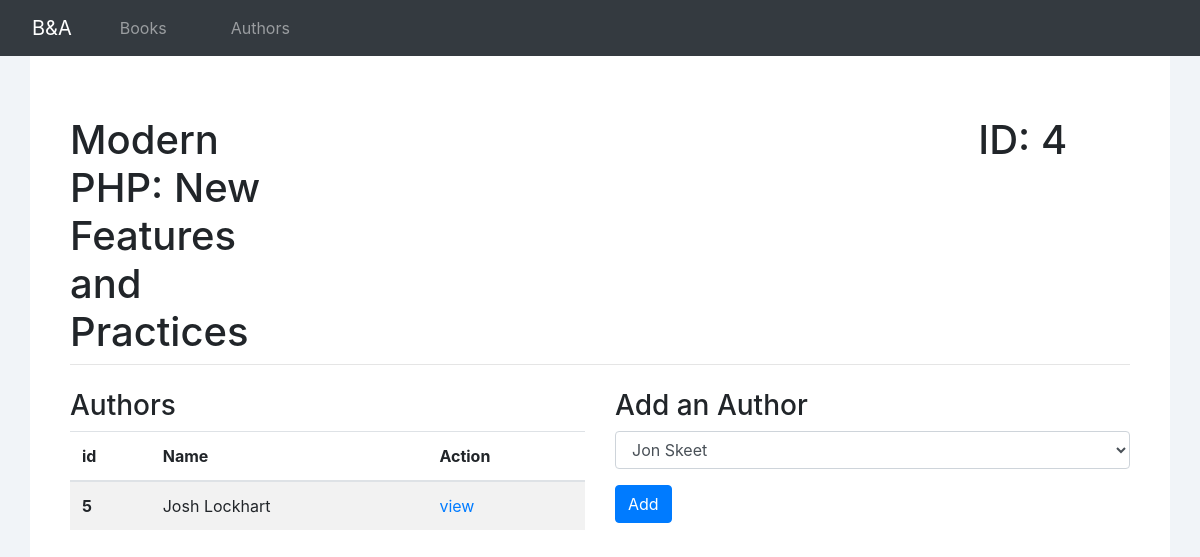
The app's page /books/4 with its own data.
### books_authors_app/models.py (models this page shows, shortened)
class Book(models.Model):
    title = models.CharField(max_length=255)
    description = models.TextField()
    created_at = models.DateTimeField(auto_now_add=True)
    updated_at = models.DateTimeField(auto_now=True)

class Author(models.Model):
    first_name = models.CharField(max_length=45)
    last_name = models.TextField()
    books = models.ManyToManyField(Book, related_name="authors")
    created_at = models.DateTimeField(auto_now_add=True)
    updated_at = models.DateTimeField(auto_now=True)

### books_authors_app/views.py (the view)
# urls.py: path('books/<int:id>', views.view_book),
def view_book(request,id):
    current_book = Book.objects.get(id = id)
    context = {
        "book": Book.objects.get(id = id),
        "authors": Author.objects.exclude(books = current_book)
    }
    return render(request, "view-book.html", context)

### books_authors_app/templates/view-book.html (shortened to what this page needs)
<!DOCTYPE html>
<html lang="en">
<head>
    <link rel="stylesheet" href="https://stackpath.bootstrapcdn.com/bootstrap/4.5.2/css/bootstrap.min.css">
</head>
<body>
    <nav class="navbar navbar-expand-sm navbar-dark bg-dark">
        <p class="navbar-brand" >B&A</p>
        <div class="collapse navbar-collapse" id="collapsibleNavId">
            <ul class="navbar-nav mr-auto">
                <li class="nav-item">
                  <a class="nav-link" href="/books">Books</a>
                </li>
                <li class="nav-item">
                    <a class="nav-link " href="/authors">Authors</a>
                </li>
            </ul>
        </div>
    </nav>
    <div class="container">
        <div class="row justify-content-between">
            <div class="col-3">
                <h1>{{book.title}}</h1>
            </div>
            <div class="col-2">
                <h1>ID: {{book.id}}</h1>
            </div>
        </div>
        <hr>
        <div class="row mt-4">
            <div class="col-6">
                <h3>Authors</h3>
                <table class="table table-striped">
                    <thead>
                      <tr>
                        <th scope="col">id</th>
                        <th scope="col">Name</th>
                        <th scope="col">Action</th>
                      </tr>
                    </thead>
                    <tbody>
                        {% for author in book.authors.all %}
                        <tr>
                            <th scope="row">{{author.id}}</th>
                            <td>{{author.first_name}} {{author.last_name}}</td>
                            <td><a href="/authors/{{author.id}}">view</a></td>
                        </tr>
                        {%endfor%}
                    </tbody>
                  </table>
            </div>
            <div class = "col-6">
                <form action="/add-book-to-author" method = "post">
                    <div class="form-group">
                        <h3>Add an Author</h4>
                        <select class="form-control" name = "author-id">
                            {%for author in authors%}
                            <option value = "{{author.id}}">{{author.first_name}} {{author.last_name}}</option>
                            {%endfor%}
                        </select>
                    </div>
                    <button type="submit" class="btn btn-primary">Add</button>
                </form>
            </div>
        </div>
    </div>
</body>
</html>

### books_authors_app/templates/view-book.html (style rules this page uses)
.navbar p { margin:0px; padding-left: 1rem; padding-right: 1rem; }
.nav-item { padding-left: 1.5rem; padding-right: 1.5rem; }
body { background-color: #F1F4F8 }
hr { margin-top:0px; }
.container { background-color:white; height: calc(100vh - 60px); padding: 60px 40px; }

### records on screen
Book: title "Modern PHP: New Features and Practices", id "4"
Author: id "5", first_name "Josh", last_name "Lockhart"

### other values on screen
form field author-id "Jon Skeet"
